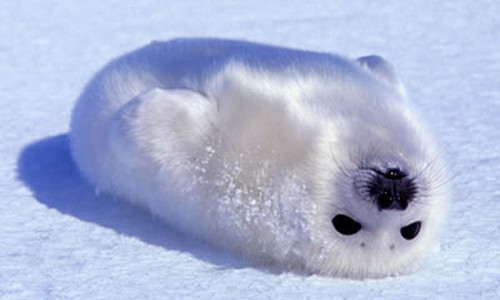
#> input picture niebieska_foczka.jpeg, 500 x 300 px
$ python zmiana_saturacji.py
#> lines starting #> are read from the running program, lines starting #| are printed output that depends on the picture
import cv2
import numpy as np

img = cv2.imread("niebieska_foczka.jpeg")
#> img is the input picture: shape (300, 500, 3); mean B, G, R 214.2, 183.1, 173.2
imghsv = cv2.cvtColor(img, cv2.COLOR_BGR2HSV).astype("float32")
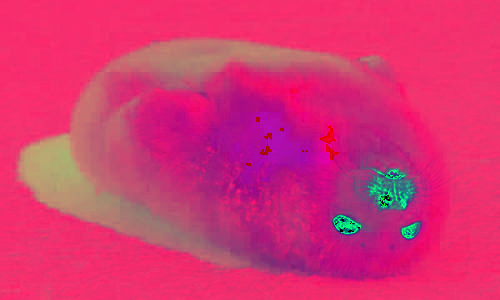
#> imghsv: shape (300, 500, 3) float32; mean B, G, R 114.9, 51.9, 214.3

try:
    adj = int(input("      Saturation Change by Factor:  "))
#> the answer given: 3
except:
    print("Wrong value")

(h,s,v) = cv2.split(imghsv)
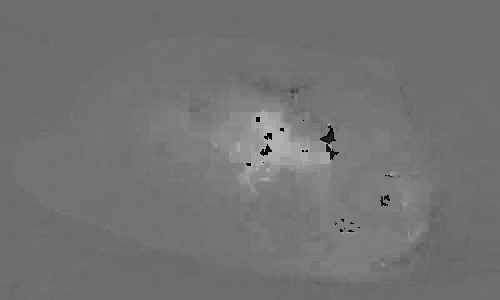
#> h: shape (300, 500) float32; min 0, max 177, mean 114.9
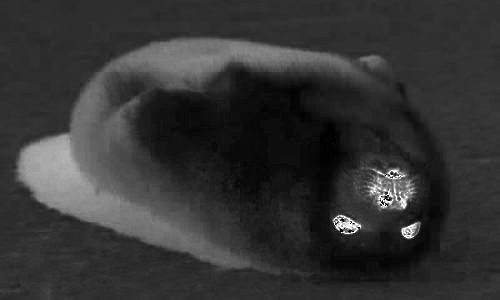
#> s: shape (300, 500) float32; min 0, max 255, mean 51.9
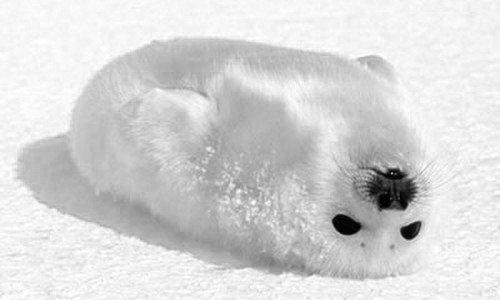
#> v: shape (300, 500) float32; min 0, max 255, mean 214.3
s = s*adj-2*adj
s = np.clip(s,0,255)
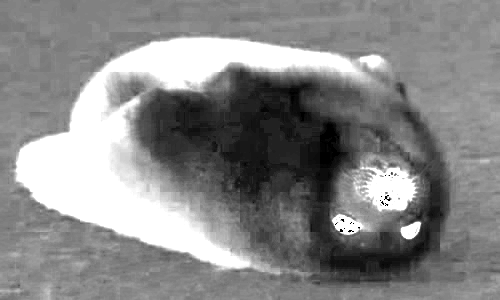
#> s: shape (300, 500) float32; min 0, max 255, mean 135.1
imghsv = cv2.merge([h,s,v])
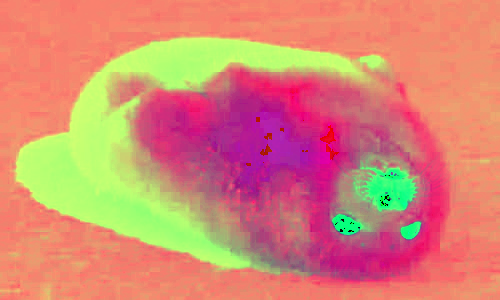
#> imghsv: shape (300, 500, 3) float32; mean B, G, R 114.9, 135.1, 214.3

imgrgb = cv2.cvtColor(imghsv.astype("uint8"), cv2.COLOR_HSV2BGR)
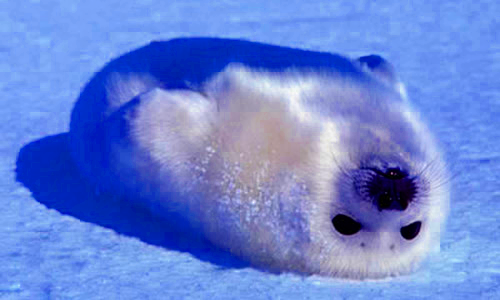
#> imgrgb: shape (300, 500, 3); mean B, G, R 214.1, 131, 104.1

cv2.imshow('New Saturation', imgrgb)
cv2.waitKey(0)
